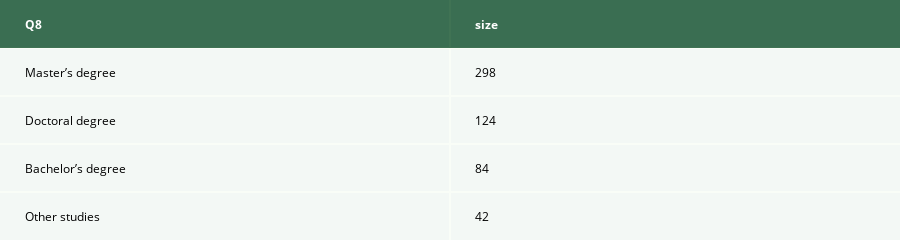

Notebook code for this chart:
### Code cell
fig = ff.create_table(study_,colorscale=[[0,'rgb(0,68,27)'],[.5, 'rgb(247,252,245)'],[1, 'rgb(247,252,245)']])
## falta organizar colores y minimizar categorias para no tener tantas
fig.show()

### Figure 1 — Plotly figure (JSON) as saved in the notebook; plotly's stock layout.template omitted (floating-point values rounded to 4 significant figures)
{"data": [{"colorscale": [[0, "rgb(0,68,27)"], [0.5, "rgb(247,252,245)"], [1, "rgb(247,252,245)"]], "hoverinfo": "none", "opacity": 0.75, "showscale": false, "type": "heatmap", "z": [[0, 0], [0.5, 0.5], [1, 1], [0.5, 0.5], [1, 1]]}], "layout": {"annotations": [{"align": "left", "font": {"color": "#ffffff"}, "showarrow": false, "text": "<b>Q8</b>", "x": -0.45, "xanchor": "left", "xref": "x", "y": 0, "yref": "y"}, {"align": "left", "font": {"color": "#ffffff"}, "showarrow": false, "text": "<b>size</b>", "x": 0.55, "xanchor": "left", "xref": "x", "y": 0, "yref": "y"}, {"align": "left", "font": {"color": "#000000"}, "showarrow": false, "text": "Master’s degree", "x": -0.45, "xanchor": "left", "xref": "x", "y": 1, "yref": "y"}, {"align": "left", "font": {"color": "#000000"}, "showarrow": false, "text": "298", "x": 0.55, "xanchor": "left", "xref": "x", "y": 1, "yref": "y"}, {"align": "left", "font": {"color": "#000000"}, "showarrow": false, "text": "Doctoral degree", "x": -0.45, "xanchor": "left", "xref": "x", "y": 2, "yref": "y"}, {"align": "left", "font": {"color": "#000000"}, "showarrow": false, "text": "124", "x": 0.55, "xanchor": "left", "xref": "x", "y": 2, "yref": "y"}, {"align": "left", "font": {"color": "#000000"}, "showarrow": false, "text": "Bachelor’s degree", "x": -0.45, "xanchor": "left", "xref": "x", "y": 3, "yref": "y"}, {"align": "left", "font": {"color": "#000000"}, "showarrow": false, "text": "84", "x": 0.55, "xanchor": "left", "xref": "x", "y": 3, "yref": "y"}, {"align": "left", "font": {"color": "#000000"}, "showarrow": false, "text": "Other studies", "x": -0.45, "xanchor": "left", "xref": "x", "y": 4, "yref": "y"}, {"align": "left", "font": {"color": "#000000"}, "showarrow": false, "text": "42", "x": 0.55, "xanchor": "left", "xref": "x", "y": 4, "yref": "y"}], "height": 200, "margin": {"b": 0, "l": 0, "r": 0, "t": 0}, "xaxis": {"dtick": 1, "gridwidth": 2, "showticklabels": false, "tick0": -0.5, "ticks": "", "zeroline": false}, "yaxis": {"autorange": "reversed", "dtick": 1, "gridwidth": 2, "showticklabels": false, "tick0": 0.5, "ticks": "", "zeroline": false}}}
